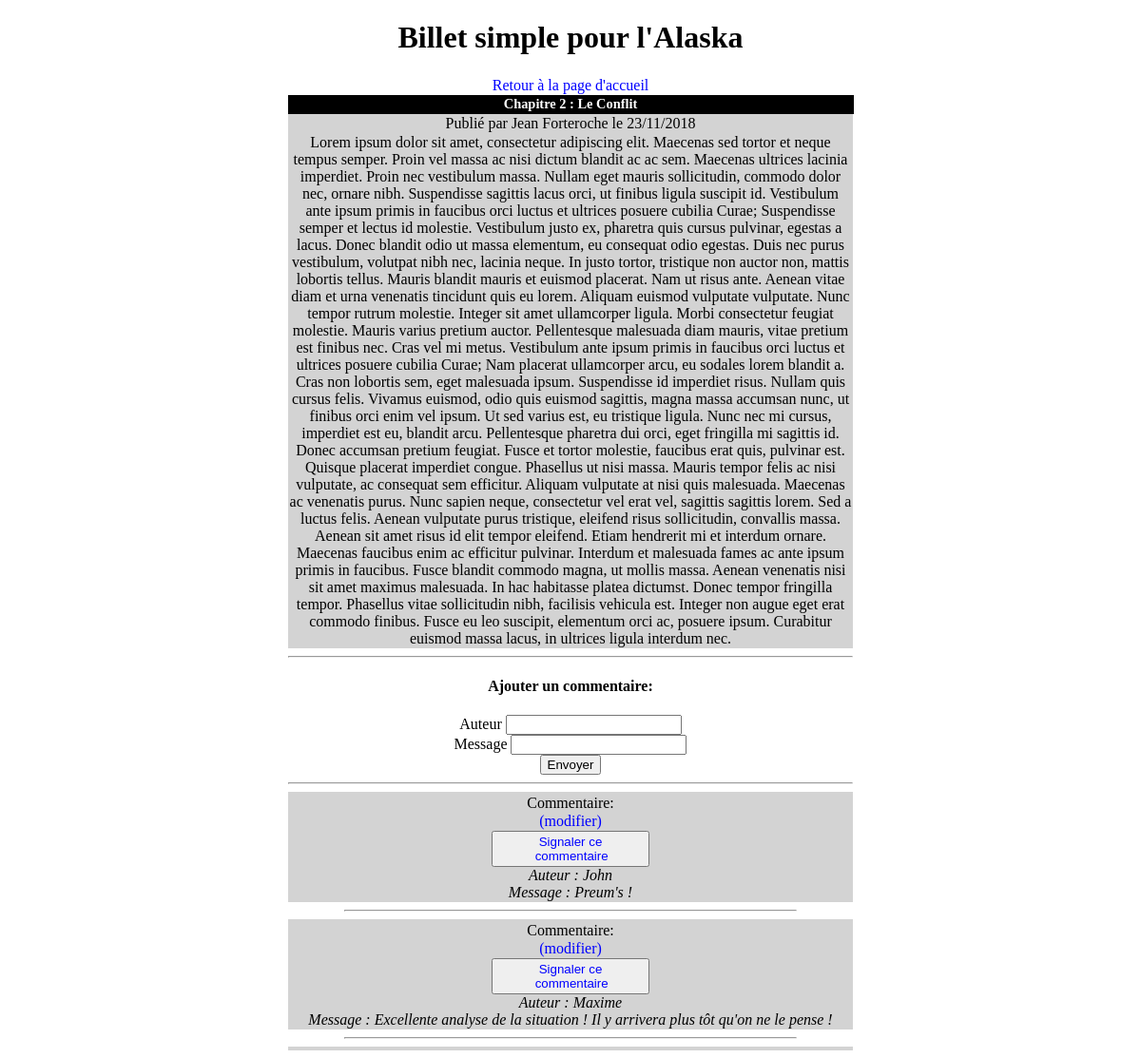
Page /index.php?action=post&id=2 on the committed database.
### tables this page shows
CREATE TABLE IF NOT EXISTS `posts` (
  `id` int(11) NOT NULL AUTO_INCREMENT,
  `author` text NOT NULL,
  `title` varchar(255) NOT NULL,
  `content` text NOT NULL,
  `textresum` text NOT NULL,
  `creation_date` datetime NOT NULL,
  PRIMARY KEY (`id`)
);

CREATE TABLE IF NOT EXISTS `comments` (
  `id` int(11) NOT NULL AUTO_INCREMENT,
  `post_id` int(11) NOT NULL,
  `author` varchar(255) NOT NULL,
  `comment` text NOT NULL,
  `comment_date` datetime NOT NULL,
  `reports` int(11) NOT NULL,
  PRIMARY KEY (`id`)
);

### Controler/PostControler.php (called while the page is built, shortened)
<?php
require_once('./Model/PostManager.php');
require_once('./Model/CommentManager.php');
class PostControler
{
    private $postManager;
    private $commentManager;
	public function __construct()
	{
		$this->postManager = new PostManager();
		$this->commentManager = new CommentManager();
	}
	public function getPost($postId, $success= false)
	{
        $post = $this->postManager->getPost($postId);
        $comments = $this->commentManager->getCommentsByPost($postId);
		require ('./View/PostView.php');
	}
}

### Model/Database.php (called while the page is built, shortened)
<?php
class Database {
	public function __construct(){
		try
        {
            $this-> db=new PDO('mysql:host=localhost;dbname=billetalaska;charset=utf8', 'root', '');
        }
        catch(Exception $e)
        {
            die('Erreur : '.$e->getMessage());
        }
    }
}

### Model/PostManager.php (called while the page is built, shortened)
<?php
require_once ('./Model/Database.php');
require_once ('./Model/PostClass.php');
class PostManager extends Database
{
    public function getPost($postId)
    {
        $req = $this -> db->prepare('SELECT id, title, author, content, DATE_FORMAT(creation_date, \'%d/%m/%Y\') AS creation_date FROM posts WHERE id = ?');
        $req->execute(array($postId));
        $dbPost = $req->fetch();
        $post = new PostClass($dbPost);
        return $post;
    }
}

### Model/model.php (called while the page is built, shortened)
<?php
class Model {
	public function hydrate ($donnees)
	{
		foreach ($donnees as $key => $value)
		{
			$method ='set'.ucfirst($key);
		}
	}
}

### Model/PostClass.php (called while the page is built, shortened)
<?php
require_once ('./Model/Model.php');
class PostClass extends Model {
	private $id;
	private $author;
	private $title;
	private $content;
	private $creation_date;
	public function getId(){
		return $this ->id;
	}
	public function getAuthor(){
		return $this ->author;
	}
	public function getTitle(){
		return $this ->title;
	}
	public function getContent(){
		return $this ->content;
	}
	public function getCreation_date(){
		return $this ->creation_date;
	}
	public function setId($id){
		$this->id = $id;
	}
	public function setAuthor($author){
		$this->author = $author;
	}
	public function setTitle($title){
		$this->title = $title;
	}
	public function setContent($content){
		$this->content = $content;
	}
	public function setCreation_date($creation_date){
		$this->creation_date = $creation_date;
	}
}

### Model/CommentManager.php (called while the page is built, shortened)
<?php
require_once ('./Model/Database.php');
require_once ('./Model/CommentClass.php');
class CommentManager extends Database
{
    public function getCommentsByPost($postId)
    {
       $req = $this -> db->prepare('SELECT id, post_id, author, comment, DATE_FORMAT(comment_date, \'%d/%m/%Y\') AS comment_date FROM comments WHERE post_id = :postId ORDER BY comment_date DESC LIMIT 0, 5');
       $req->execute(array(':postId' => $postId));
       $comments=array();
       while ($dbComment = $req->fetch()){
        $comment=new CommentClass($dbComment);
        $comments[] = $comment;
       }
        return $comments;
    }
}

### Model/CommentClass.php (called while the page is built, shortened)
<?php
require_once ('./Model/Model.php');
class CommentClass extends Model {
	private $id;
	private $author;
    private $comment;
	public function getId(){
		return $this->id;
	}
	public function getAuthor(){
		return $this->author;
	}
	public function getComment(){
		return $this->comment;
    }
	public function setId($id){
		$this->id = $id;
	}
	public function setAuthor($author){
		$this->author = $author;
	}
	public function setComment($comment){
		$this->comment = $comment;
    }
}

### View/PostView.php (the view, shortened to what this page needs)
<!DOCTYPE html>
<html>
<head>
	<link rel="stylesheet" type="text/css" href="./styles.css">
</head>
<body>
	<h1>Billet simple pour l'Alaska</h1>
	<a href="./index.php">Retour à la page d'accueil</a>
    <h3><strong><?=htmlspecialchars($post->getTitle())?></strong></h3>
    <p>Publié par <?=htmlspecialchars($post->getAuthor())?> le <?=htmlspecialchars($post->getCreation_date())?></p>
    <div>
        <p><?= $post->getContent() ?><br/></p>
    </div>
    <hr width="50%"/>
    <div>
        <h4>Ajouter un commentaire: </h4>
        <form method="post" action=<?='index.php?action=addComment&id=' .$post->getId()?> >
            <label for='author'>Auteur </label><input type="text" name="author" id="author"/><br/>
            <label for='message'>Message </label><input type="text" name="message" id="message"/><br/>
            <button type='submit'>Envoyer</button>
        </form>
        <hr width="50%"/>
           <p>
            <?php foreach($comments as $comment) {?>
                <p>Commentaire: <a href=<?= "index.php?action=editComment&id=".$comment->getId() ?>>(modifier)</a>
                    <button type="submit"><a href=<?= "index.php?action=reportComment&id=".$comment->getId() ?>> Signaler ce commentaire</a></button><br/>
                    <i>Auteur : <?= $comment->getAuthor(); ?></i><br/>
                    <i>Message : <?= $comment->getComment(); ?></i><br/>
                    <hr width="40%"/>
                </p>
            <?php } ?>
            </p>
    </div>
</body>
</html>

### index.php (shortened to what this page needs)
<?php
    require_once('./Controler\PostControler.php');
    $postControler = new PostControler();
    if (array_key_exists('action', $_GET)) {
        switch ($_GET['action']) {
            case 'post':
                if (array_key_exists('id', $_GET) && isset($_GET['id'])) {
                    $success = false;
                    $postControler->getPost($_GET['id'], $success);
                }
        		break;
        }
    }
    else {
        	$postControler->getPosts();
        }

### styles.css (style rules this page uses)
h1, h2, h3, h4 { text-align:center; width: auto; }
h3 { background-color:black; color:white; font-size:0.9em; margin: auto; padding: 1.5px 1.5px 1.5px 1.5px; text-align: center; width: 50%; }
p { background-color: lightgrey; margin-top:3px; margin:auto; padding: 1px 1px 1px 1px; text-align: center; width: 50%; }
a { display:block; text-align:center; color:blue; text-decoration:none; margin:auto; width:50%; padding:1px 1px 1px 1px; }
form { text-align: center; margin: auto; padding: auto; }

### rows in the picture
posts: title "Chapitre 2 : Le Conflit", author "Jean Forteroche", content "Lorem ipsum dolor sit amet, consectetur adipiscing elit. Maecenas sed tortor et neque tempus semper. Proin vel massa ac nisi dictum blandit ac ac sem. Maecenas ultrices lacinia imperdiet. Proin nec vestibulum massa. Nullam eget mauris sollicitudin, commodo dolor nec, ornare nibh. Suspendisse sagittis lacus orci, ut finibus ligula suscipit id. Vestibulum ante ipsum primis in faucibus orci luctus et ultrices posuere cubilia Curae; Suspendisse semper et lectus id molestie. Vestibulum justo ex, pharetra quis cursus pulvinar, egestas a lacus. Donec blandit odio ut massa elementum, eu consequat odio egestas. Duis nec purus vestibulum, volutpat nibh nec, lacinia neque. In justo tortor, tristique…"
comments: author "John", comment "Preum's !"
comments: author "Maxime", comment "Excellente analyse de la situation ! Il y arrivera plus tôt qu'on ne le pense !"

### other values in the picture
$post->getCreation_date() "23/11/2018"
